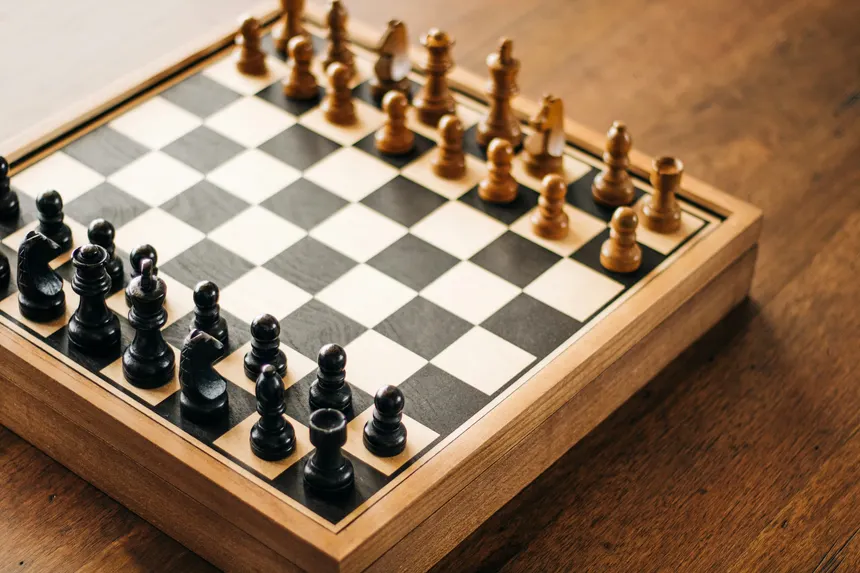
#> input picture chess.webp, 860 x 573 px
$ jupyter execute exp6.ipynb   (older library calls are emulated)
#> lines starting #> are read from the running program, lines starting #| are printed output that depends on the picture
# EX.P 6
## Record-EDGE DETECTION
**Name : mohammed imthiyas m**
**Reg.No : 212223235002**

[cell 1]
import cv2
import numpy as np
import matplotlib.pyplot as plt

[cell 2]
image = cv2.imread('chess.webp')
#> image is the input picture: shape (573, 860, 3); mean B, G, R 90.9, 116.7, 144.9

[cell 3]
gray_image = cv2.cvtColor(image, cv2.COLOR_BGR2GRAY)
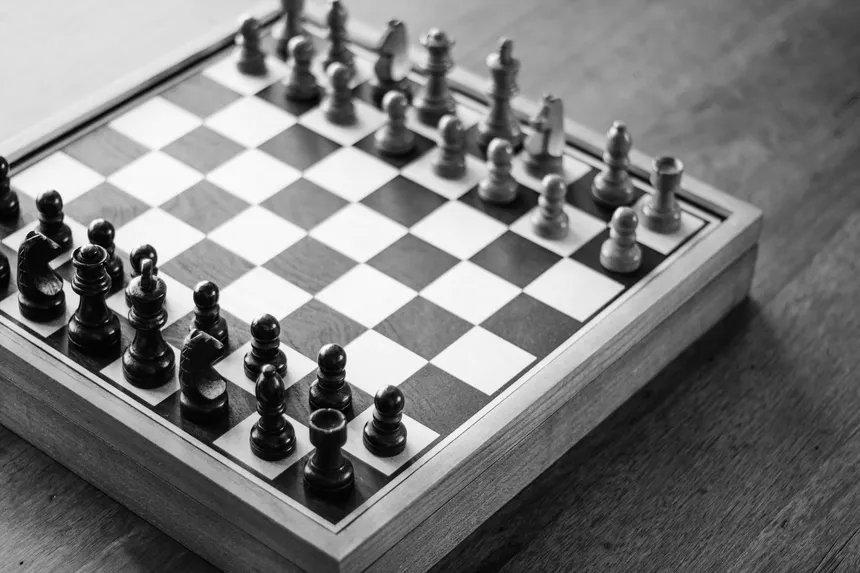
#> gray_image: shape (573, 860); min 0, max 255, mean 122.2

[cell 4]
# Apply Sobel operator

sobelx  = cv2.Sobel(src = gray_image, ddepth = cv2.CV_64F, dx = 1, dy = 0, ksize = 3)
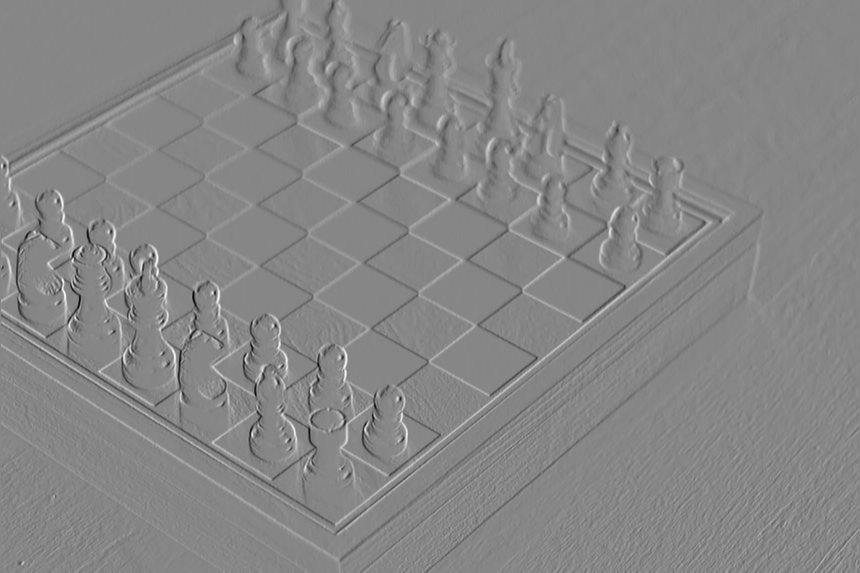
#> sobelx: shape (573, 860) float64; min -881, max 790, mean -0.3; drawn with min black and max white
sobely  = cv2.Sobel(src = gray_image, ddepth = cv2.CV_64F, dx = 0, dy = 1, ksize = 3)
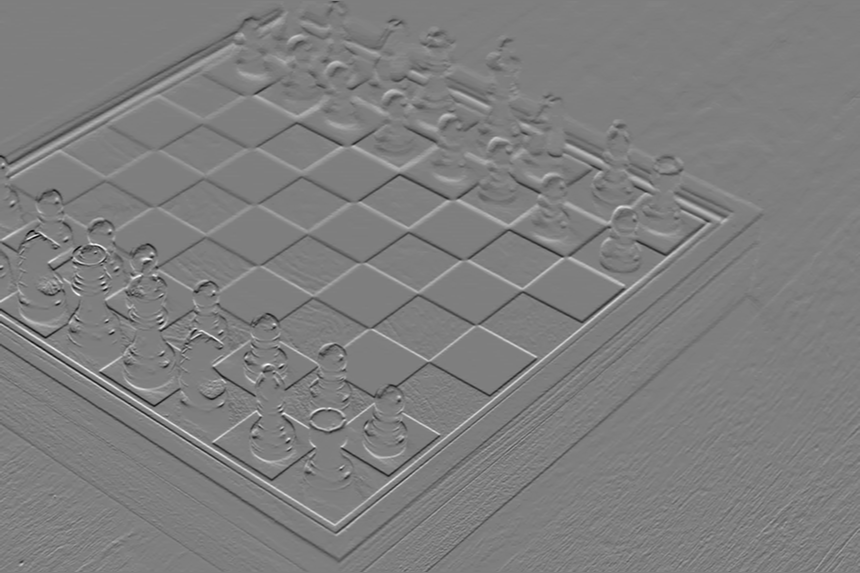
#> sobely: shape (573, 860) float64; min -785, max 793, mean -1.4; drawn with min black and max white

sobelx = cv2.Sobel(gray_image, cv2.CV_64F, 1, 0, ksize=3)  # Sobel X
sobely = cv2.Sobel(gray_image, cv2.CV_64F, 0, 1, ksize=3)  # Sobel Y
sobel_combined = cv2.magnitude(sobelx, sobely)
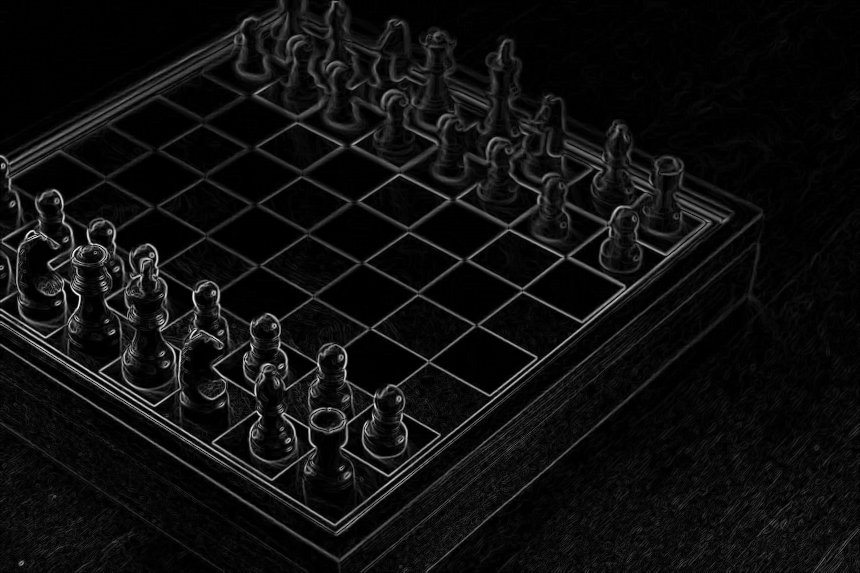
#> sobel_combined: shape (573, 860) float64; min 0, max 911.3, mean 54.6; drawn with min black and max white

[cell 5]
plt.figure(figsize = (12, 16))
plt.subplot(321); plt.axis('on'); plt.imshow(image[:,:,::-1]); plt.title('Original')
plt.subplot(322); plt.axis('on'); plt.imshow(gray_image, cmap='gray');plt.title('Grayscale')
plt.subplot(323); plt.axis('on'); plt.imshow(sobelx);plt.title('Sobel-X Edge Map')
plt.subplot(324); plt.axis('on'); plt.imshow(sobely);plt.title('Sobel-Y Edge Map');
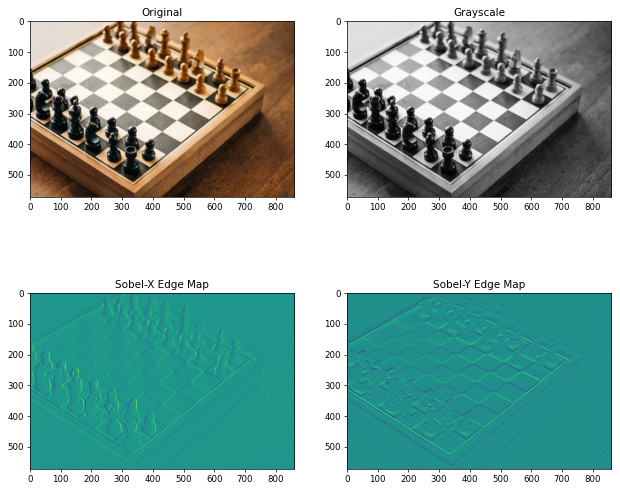
#> figure drawn by matplotlib, 4 panels

[cell 6]
plt.figure(figsize = (12, 16))
plt.axis('off'); plt.imshow(sobel_combined, cmap='gray' ); plt.title('sobel_combined ');

[cell 7]
gray_image = cv2.cvtColor(image, cv2.COLOR_BGR2GRAY)

[cell 8]
laplacian = cv2.Laplacian(gray_image, cv2.CV_64F)
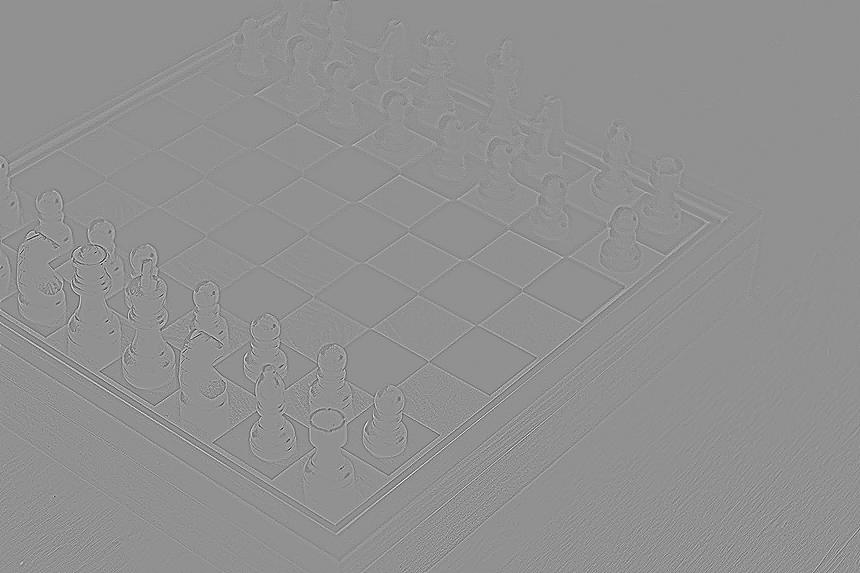
#> laplacian: shape (573, 860) float64; min -426, max 323, mean 0; drawn with min black and max white

[cell 9]
plt.figure(figsize = (12, 16))
plt.subplot(121); plt.axis('off'); plt.imshow(gray_image, cmap='gray'); plt.title('Inputimage (Gray Image)')

plt.subplot(122);plt.imshow(laplacian, cmap='gray');plt.axis('off'); plt.title('Output Image (laplacian)');

[cell 10]
img = cv2.imread('chess.webp')

# Convert to grayscale.
img_gray = cv2.cvtColor(img, cv2.COLOR_BGR2GRAY)

edges = cv2.Canny(img_gray, threshold1 = 180, threshold2 = 200)
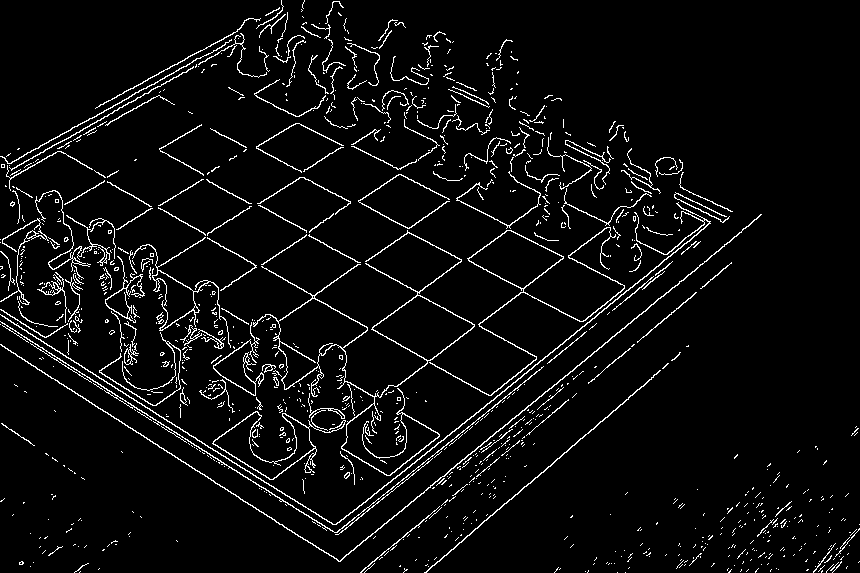
#> edges: shape (573, 860); 5% white in thin lines or dots

plt.figure(figsize = (12,16))
plt.subplot(221); plt.axis("off"); plt.imshow(img[:,:,::-1]); plt.title('Original')
plt.subplot(222); plt.axis("off"); plt.imshow(img_gray, cmap='gray');      plt.title('Grayscale')
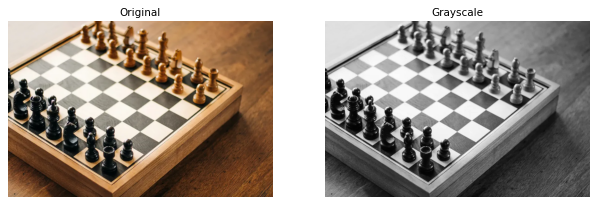
#> figure drawn by matplotlib, 2 panels
